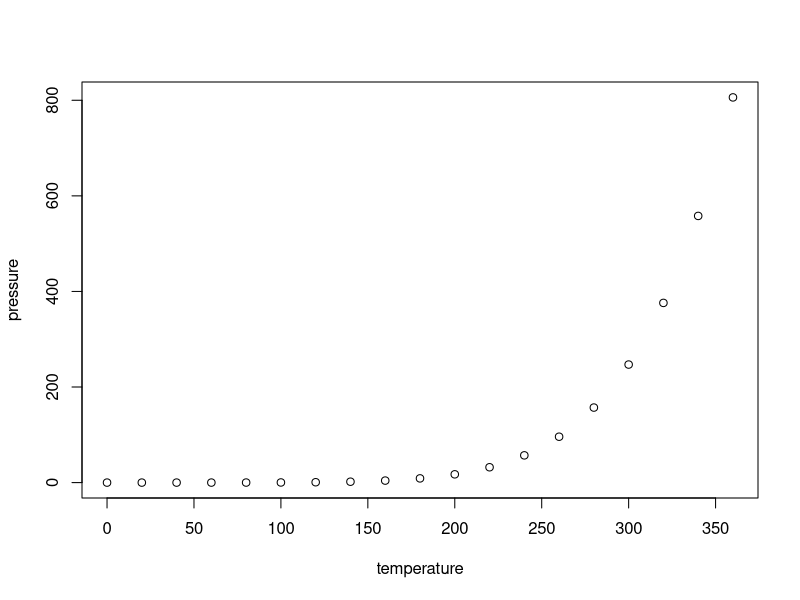
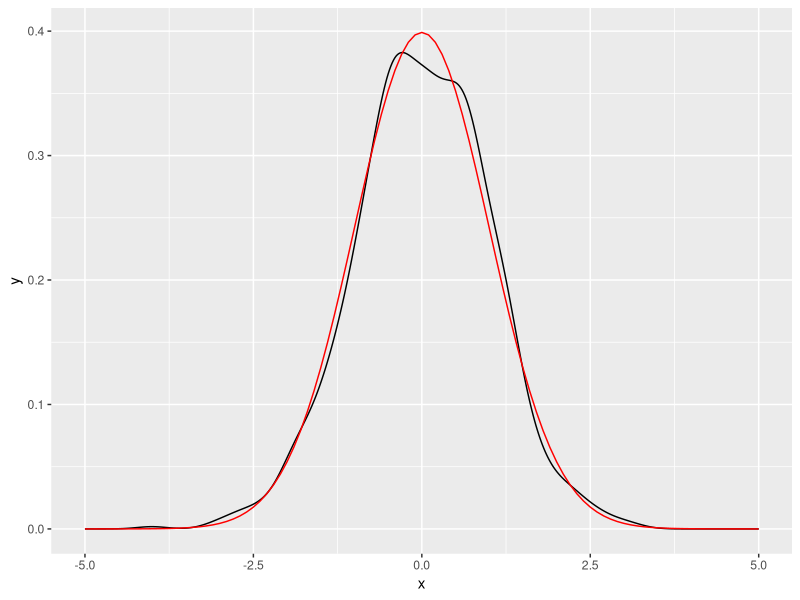

Recreate these plots in R, in order.
## ---- chunk 1
summary(cars)
## ---- chunk 2
plot(pressure)
## ---- chunk 3
library(ggplot2)
df <- data.frame(x = rnorm(1000))
x <- df$x
base <- ggplot(df, aes(x)) + geom_density()  + scale_x_continuous(limits = c(-5, 5))
base + stat_function(fun = dnorm, colour = "red")
